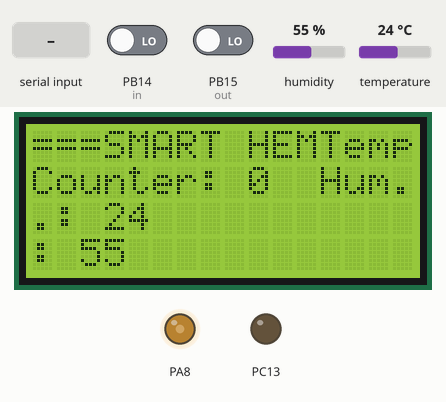
Bench run of a sketch on a simulated STM32 Blue Pill. Shown: 16×4 character LCD, output pins drawn as LEDs (lit = HIGH). The test bench sets the inputs (shaded band); at power-on: PB14 (in) LOW, humidity 55 %, temperature 24 °C, PB15 (out) LOW. Random numbers use the default seed unless the sketch sets one.

Above: at 4.2 s.
4.3 s: "b" received over the second serial link
At 4.7 s:
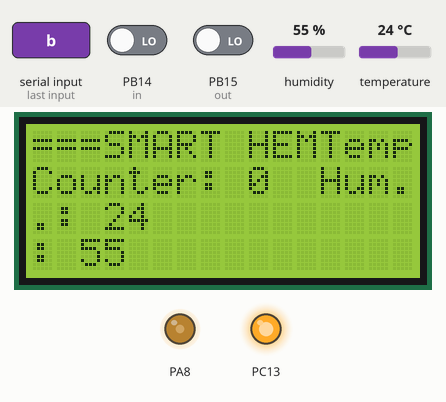
5.8 s: PB14 (in) driven HIGH
At 8.0 s:
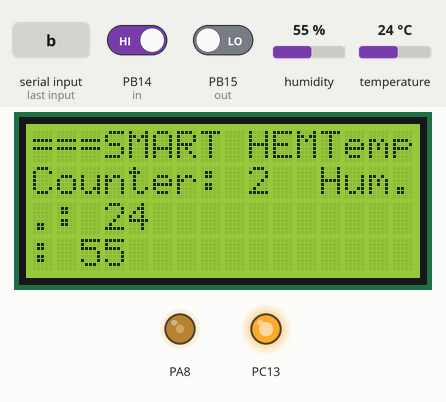
8.9 s: humidity set to 22 %
At 11.3 s:
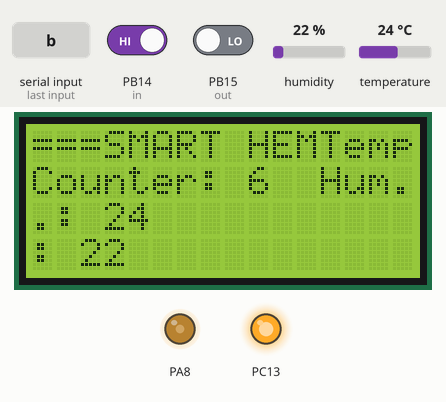
12.9 s: temperature set to 12 °C
At 16.1 s:
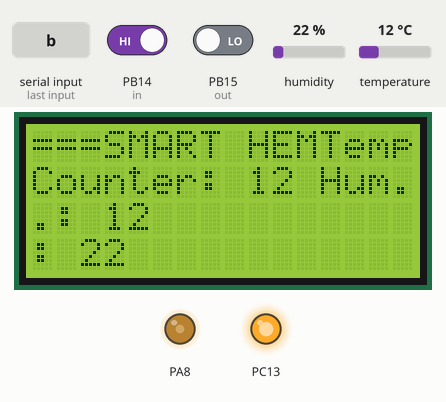
17.8 s: humidity set to 40 %
At 21.0 s:
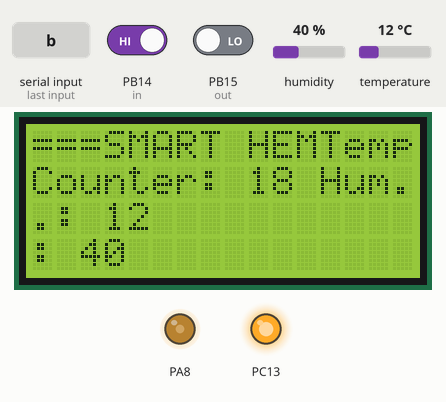
22.7 s: temperature set to 19 °C
At 25.9 s:
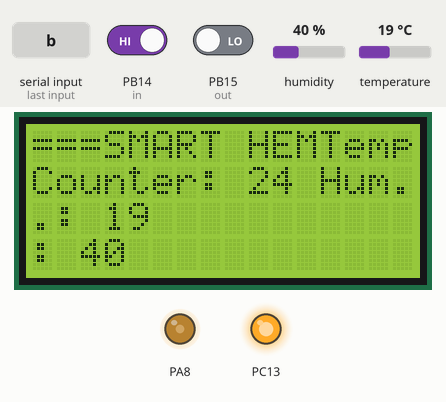
Timing chart, 0 to 27.4 s (numbered marks = the images above; inputs shaded):
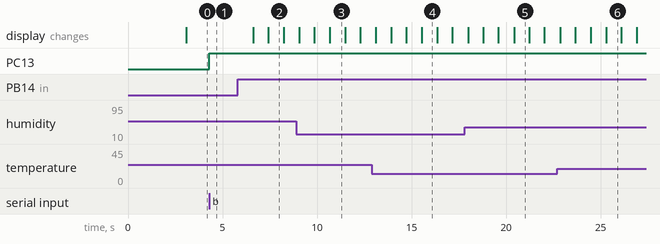

Measured:
- after the input at 4.3 s, PC13: LOW → HIGH at once
- after the input at 5.8 s, the display: first changes after 0.81 s (image 2 shows a later state)
- what the display in image 2 shows lasts 0.8 s, from 7.4 s to 8.2 s

The sketch:

STM32_dht11_IR-Sensors.ino
```cpp
#include "DHT.h"
#include <LiquidCrystal.h>

LiquidCrystal lcd(PB9, PB8, PB7, PB6, PB5, PB4);

#define DHTPIN PB3
#define DHTTYPE DHT11
DHT dht(DHTPIN, DHTTYPE);
#define in PB14
#define out PB15

int counter = 0;
char btVal = NULL;
int t = 0;
int h = 0;

void setup()
{
  lcd.begin(16, 4);
  Serial1.begin(9600);
  dht.begin();
  pinMode(DHTPIN, INPUT);
  pinMode(in, INPUT);
  pinMode(out, INPUT);
  pinMode(PC13, OUTPUT);
  digitalWrite(PC13, LOW);
  analogWrite(PA8,100);
  lcd.print("===SMART HEMS===");
  delay(3000);
}

void loop()
{
  if(Serial1.available()>0) {}
  btVal = Serial1.read();

  t = dht.readTemperature();
  h = dht.readHumidity();

  if(digitalRead(in))
  {
   counter++;
   delay(800);
  }
  if(digitalRead(out))
  {
    if (counter>0)
    {
      counter--;
    }
   delay(800);
  }
  if (btVal == 'a')
  {
    digitalWrite(PC13, LOW);
  }
  if (btVal == 'b')
  {
    digitalWrite(PC13, HIGH);
  }

  int cost = random(20, 30);
  int lampA = random(1, 10);
  int lampk = random(5, 15);
  int fanA = random(1, 10);
  int fank = random(5, 15);
  int lampb = random(10, 20);
  int fanb = random(10, 20);

  Serial1.print(t);  // #01
  Serial1.print("|");
  Serial1.print(h);  // #02
  Serial1.print("|");
  Serial1.print(counter);  // #03
  Serial1.print("|");
  Serial1.print(cost);  // #04
  Serial1.print("|");
  Serial1.print(lampA);  // #05
  Serial1.print("|");
  Serial1.print(lampk);  // #06
  Serial1.print("|");
  Serial1.print(fanA);  // #07
  Serial1.print("|");
  Serial1.print(fank);  // #08
  Serial1.print("|");
  Serial1.print(lampb);  // #09
  Serial1.print("|");
  Serial1.print(fanb);  // #10
  Serial1.print("|");

lcd.setCursor(0, 1);
lcd.print("Counter: ");
lcd.print(counter);
lcd.setCursor(-4, 2);
lcd.print("Temp.: ");
lcd.print(t);
lcd.setCursor(-4, 3);
lcd.print("Hum.: ");
lcd.print(h);
}
```
